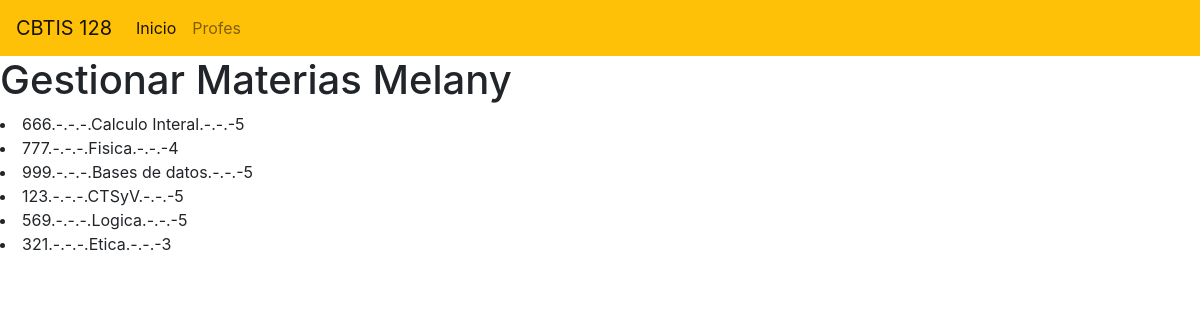
The page / on the database its author committed.
### materia_app/models.py (models this page shows, shortened)
class Materia(models.Model):
    coddigo=models.CharField(primary_key=True,max_length=6)
    nombre=models.CharField(max_length=100)
    creditos=models.PositiveSmallIntegerField()

### materia_app/views.py (the view)
# urls.py: path('', views.inicio_vista,name='views.inicio_vista')
def inicio_vista(request):
    ListadoMaterias=Materia.objects.all()
    return render(request, 'gestionarMateria.html',{"Lasmaterias":ListadoMaterias})

### materia_app/templates/gestionarMateria.html (shortened to what this page needs)
{% extends "base.html" %}
{% block cuerpo%}
<h1> Gestionar Materias Melany </h1>
{% for m in Lasmaterias  %}
<li>
    {{m.coddigo}}.-.-.-.{{m.nombre}}.-.-.-{{m.creditos}}
</li>
{% endfor %}
{%endblock%}

### materia_app/templates/base.html (shortened to what this page needs)
<!DOCTYPE html>
<html lang="en">
<head>
    <link rel="stylesheet" href="https://cdn.jsdelivr.net/npm/bootstrap@4.3.1/dist/css/bootstrap.min.css">
</head>
<body>
<nav class="navbar navbar-expand-lg navbar-light bg-warning">
    <a class="navbar-brand" href="#">CBTIS 128</a>
    <div class="collapse navbar-collapse" id="navbarNav">
        <ul class="navbar-nav">
        <li class="nav-item active">
            <a class="nav-link" href="#">Inicio<span class="sr-only">(current)</span></a>
        </li>
        <li class="nav-item">
            <a class="nav-link" href="#">Profes</a>
        </li>
        </ul>
    </div>
    </nav>
    {% block cuerpo%} {% endblock %}
</body>
</html>

### rows shown on the page
Materia: coddigo "666", nombre "Calculo Interal", creditos "5"
Materia: coddigo "777", nombre "Fisica", creditos "4"
Materia: coddigo "999", nombre "Bases de datos", creditos "5"
Materia: coddigo "123", nombre "CTSyV", creditos "5"
Materia: coddigo "569", nombre "Logica", creditos "5"
Materia: coddigo "321", nombre "Etica", creditos "3"
